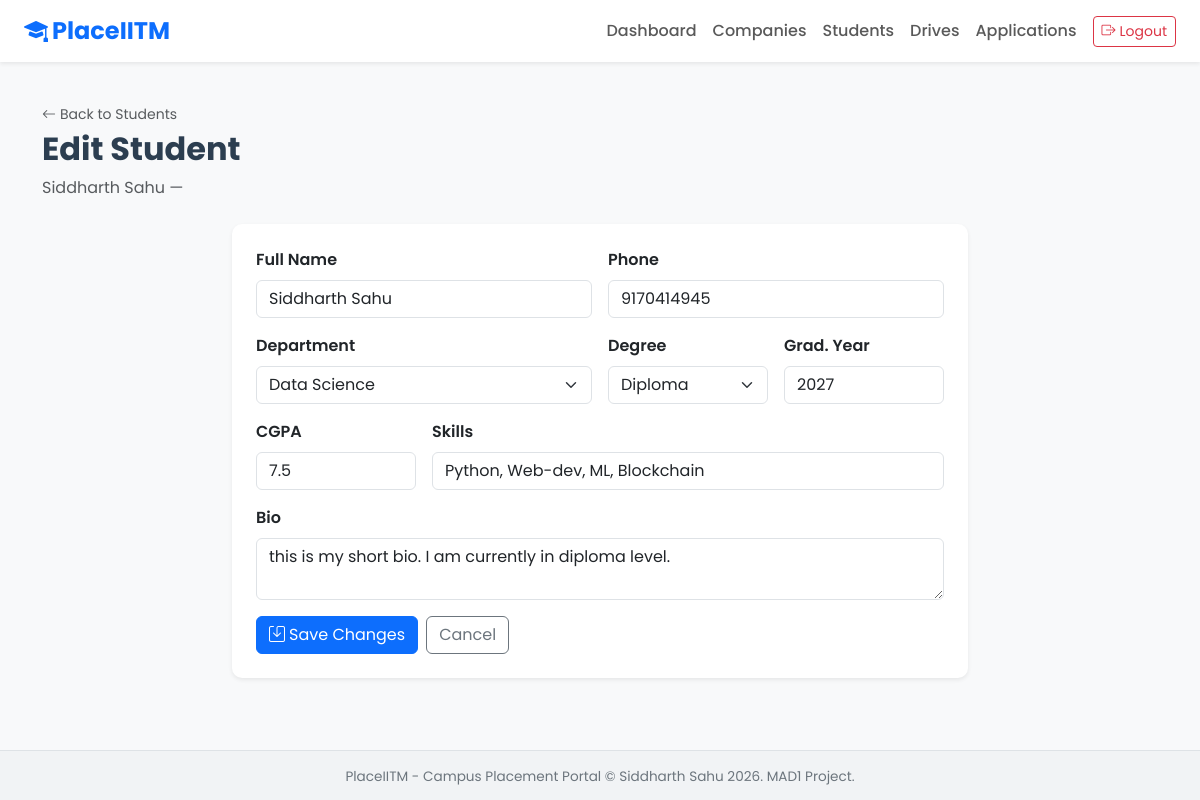
The page /admin/students/3/edit (signed in) on the database its author committed.
### models.py (models this page shows, shortened)
class Student(db.Model):
    __tablename__ = "students"
    id = db.Column(db.Integer, primary_key=True)
    user_id = db.Column(db.Integer, db.ForeignKey('users.id'), nullable=False, unique=True)
    stu_name = db.Column(db.String(100), nullable=False)
    email = db.Column(db.String(191), unique=True, nullable=False, index=True)
    phone = db.Column(db.String(20))
    roll_no = db.Column(db.String(50), unique=True)
    department = db.Column(db.String(100))
    degree = db.Column(db.String(60))
    grad_year = db.Column(db.Integer)
    cgpa = db.Column(db.Float)
    skills = db.Column(db.Text)
    bio = db.Column(db.Text)
    resume_filename = db.Column(db.String(200))
    registered_at = db.Column(db.DateTime, default= datetime.utcnow)
    updated_at = db.Column(db.DateTime, default= datetime.utcnow, onupdate=datetime.utcnow)
    applications = db.relationship("Application", backref='student', lazy=True, cascade='all, delete-orphan')

### app.py (the view, shortened to what this page needs)
@app.route('/admin/students/<int:stu_id>/edit', methods=['GET', 'POST'])
@admin_required
def admin_student_edit(stu_id):
    stu = Student.query.get_or_404(stu_id)
    return render_template('admin_edit_student.html', student=stu, departments=Departments, degrees=Degrees)

### app.py (called while the page is built)
@login_manager.user_loader
def load_user(user_id):
    return User.query.get(int(user_id))

def admin_required(f):
    @wraps(f)
    @login_required
    def decorated(*args, **kwargs):
        if not current_user.is_admin():
            flash('Acces denied - Admins allowed only.', 'danger')
            abort(403)
        return f(*args, **kwargs)
    return decorated

### models.py (called while the page is built)
    def is_admin(self):
        return self.role == Admin_role

### templates/admin_edit_student.html (shortened to what this page needs)
{% extends "base.html" %}
{% block content %}
<div class="mb-4">
    <a href="{{ url_for('admin_students') }}" class="text-decoration-none text-muted small">
        <i class="bi bi-arrow-left me-1"></i>Back to Students
    </a>
    <h2 class="fw-bold mt-1">Edit Student</h2>
    <p class="text-muted mb-0">{{ student.stu_name }} — {{ student.roll_no }}</p>
</div>
<div class="row justify-content-center">
    <div class="col-md-8">
        <div class="card shadow-sm border-0">
            <div class="card-body p-4">
                <form method="POST" action="{{ url_for('admin_student_edit', stu_id=student.id) }}">
                    <div class="row g-3 mb-3">
                        <div class="col-md-6">
                            <label class="form-label fw-semibold">Full Name</label>
                            <input type="text" class="form-control" name="stu_name"
                                   value="{{ student.stu_name }}" required>
                        </div>
                        <div class="col-md-6">
                            <label class="form-label fw-semibold">Phone</label>
                            <input type="text" class="form-control" name="phone"
                                   value="{{ student.phone or '' }}">
                        </div>
                        <div class="col-md-6">
                            <label class="form-label fw-semibold">Department</label>
                            <select name="department" class="form-select">
                                {% for d in departments %}
                                    <option value="{{ d }}"
                                        {% if student.department == d %}selected{% endif %}>
                                        {{ d }}
                                    </option>
                                {% endfor %}
                            </select>
                        </div>
                        <div class="col-md-3">
                            <label class="form-label fw-semibold">Degree</label>
                            <select name="degree" class="form-select">
                                {% for d in degrees %}
                                    <option value="{{ d }}"
                                        {% if student.degree == d %}selected{% endif %}>
                                        {{ d }}
                                    </option>
                                {% endfor %}
                            </select>
                        </div>
                        <div class="col-md-3">
                            <label class="form-label fw-semibold">Grad. Year</label>
                            <input type="number" class="form-control" name="grad_year"
                                   value="{{ student.grad_year or '' }}"
                                   min="2020" max="2035">
                        </div>
                        <div class="col-md-3">
                            <label class="form-label fw-semibold">CGPA</label>
                            <input type="number" class="form-control" name="cgpa"
                                   value="{{ student.cgpa or '' }}"
                                   step="0.01" min="0" max="10">
                        </div>
                        <div class="col-md-9">
                            <label class="form-label fw-semibold">Skills</label>
                            <input type="text" class="form-control" name="skills"
                                   value="{{ student.skills or '' }}"
                                   placeholder="Comma-separated">
                        </div>
                        <div class="col-12">
                            <label class="form-label fw-semibold">Bio</label>
                            <textarea class="form-control" name="bio" rows="2"
                                      placeholder="Short bio…">{{ student.bio or '' }}</textarea>
                        </div>
                    </div>
                    <div class="d-flex gap-2">
                        <button type="submit" class="btn btn-primary">
                            <i class="bi bi-save me-1"></i>Save Changes
                        </button>
                        <a href="{{ url_for('admin_students') }}" class="btn btn-outline-secondary">
                            Cancel
                        </a>
                    </div>
                </form>
            </div>
        </div>
    </div>
</div>
{% endblock %}

### templates/base.html (style rules this page uses)
body { font-family: 'Poppins', sans-serif; background-color: #f8f9fa; color: #2c3e50; }
.card { border-radius: 10px; }

### rows shown on the page
Student: stu_name "Siddharth Sahu", phone "9170414945", department "Data Science", degree "Diploma", grad_year "2027", cgpa "7.5", skills "Python, Web-dev, ML, Blockchain", bio "this is my short bio. I am currently in diploma level."
